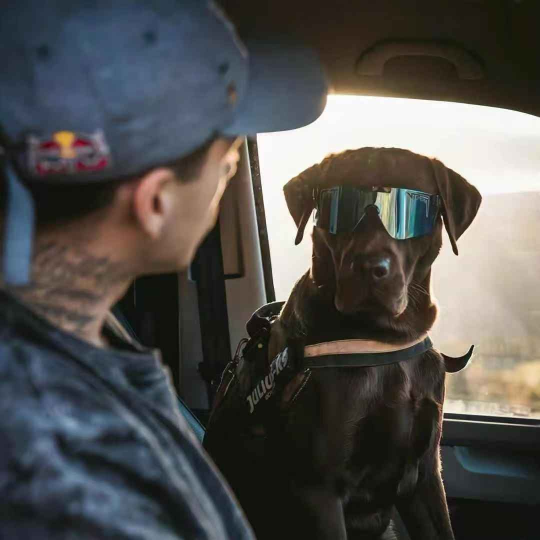
#> input picture people and dog.jpg, 1080 x 1080 px (shown at 1/2 size)
$ jupyter execute '2.3 ROI区域.ipynb'
#> lines starting #> are read from the running program, lines starting #| are printed output that depends on the picture
[cell 1]
import cv2

img = cv2.imread('people and dog.jpg')
#> img is the input picture: shape (1080, 1080, 3); mean B, G, R 77.9, 80.1, 81.3
if img is None:
    print("错误：找不到图片")
else:
    #通过数组切片获取ROI：img[起始y：结束y， 起始x：结束x]
    #x对应宽（列）， y对应高（行）
    rio = img[270:750, 500:1000]
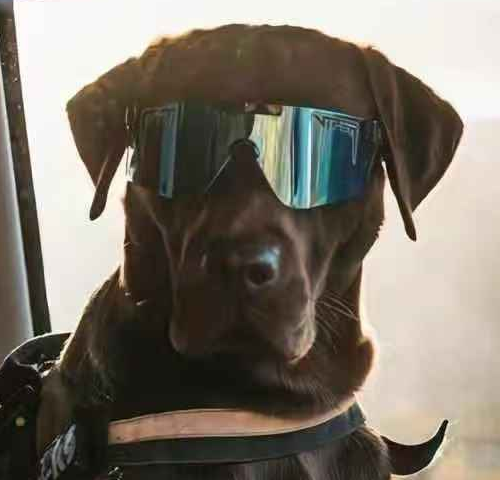
#> rio: shape (480, 500, 3); mean B, G, R 106, 116.9, 124.2

    #显示ROI区域
    cv2.imshow('RIO Window', rio)
    cv2.waitKey(0)
    cv2.destroyAllWindows()


$ run again, with atmqq-drszl.jpg copied over people and dog.jpg
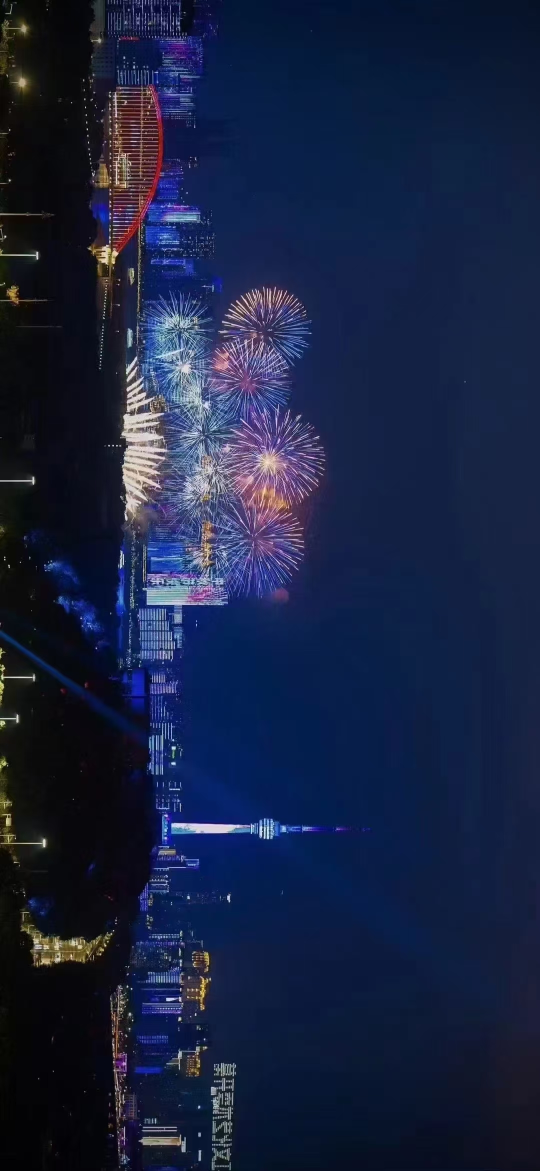
#> input picture atmqq-drszl.jpg, 1080 x 2342 px (shown at 1/2 size)
#> img is the input picture: shape (2342, 1080, 3); mean B, G, R 65, 34.5, 24.4
#> `rio = img[270:750, 500:1000]`:
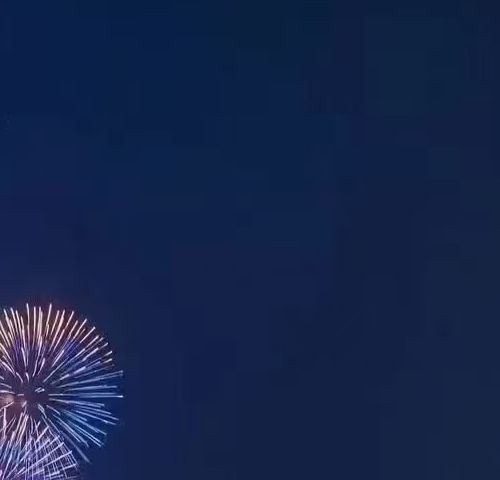
#> rio: shape (480, 500, 3); mean B, G, R 74.7, 37.1, 21.6

$ run again, with ceishi1.jpg copied over people and dog.jpg
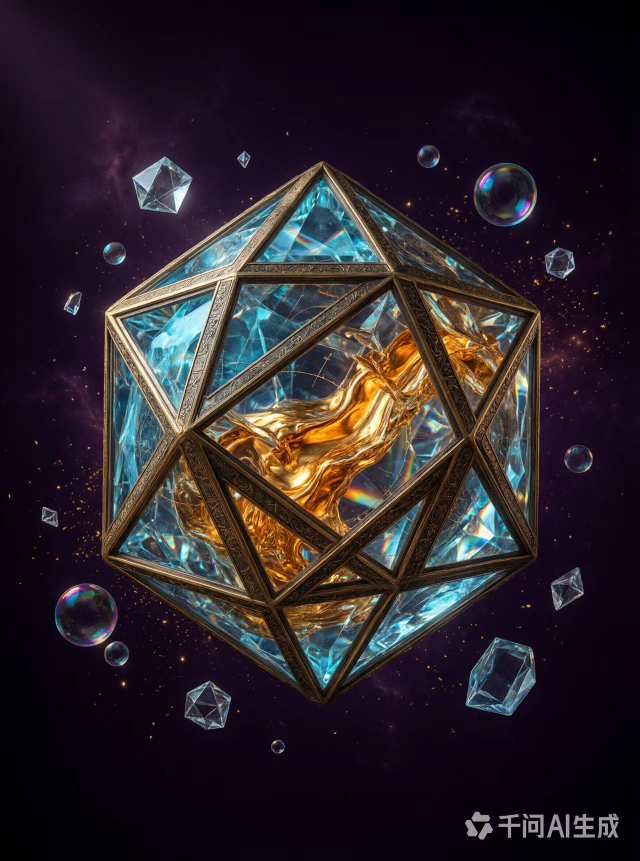
#> input picture ceishi1.jpg, 1280 x 1722 px (shown at 1/2 size)
#> img is the input picture: shape (1722, 1280, 3); mean B, G, R 41.2, 35.2, 43.7
#> `rio = img[270:750, 500:1000]`:
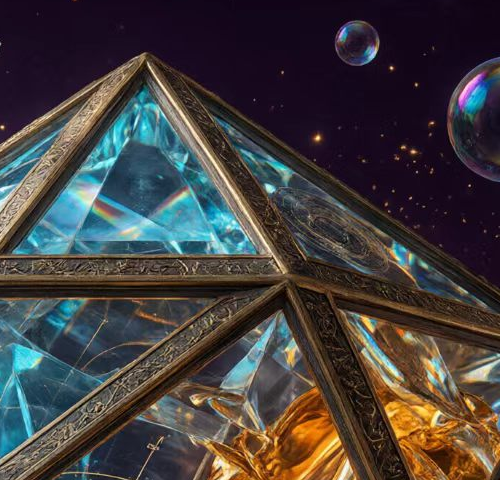
#> rio: shape (480, 500, 3); mean B, G, R 62.2, 62.8, 67.5

$ run again, with ceishi3.jpg copied over people and dog.jpg
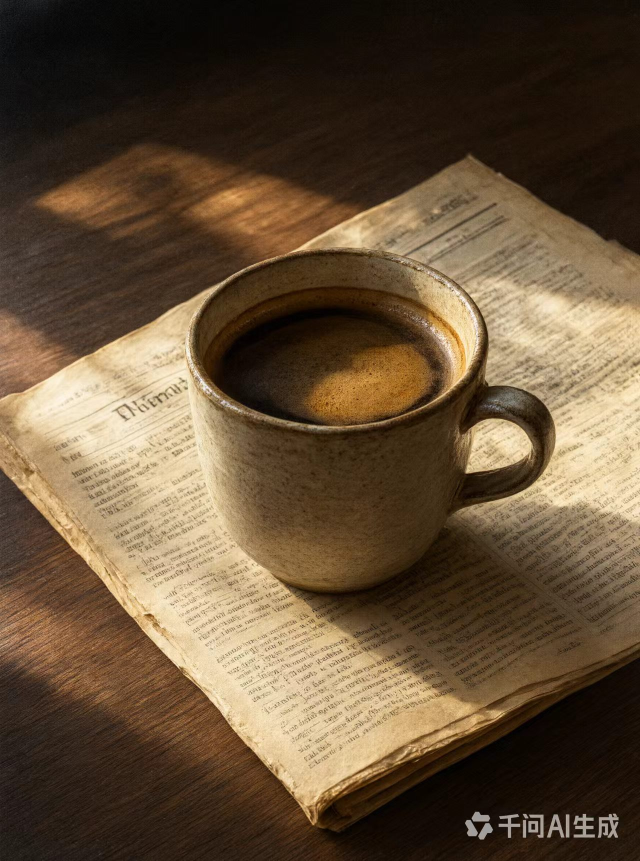
#> input picture ceishi3.jpg, 1280 x 1722 px (shown at 1/2 size)
#> img is the input picture: shape (1722, 1280, 3); mean B, G, R 56.4, 79.8, 100
#> `rio = img[270:750, 500:1000]`:
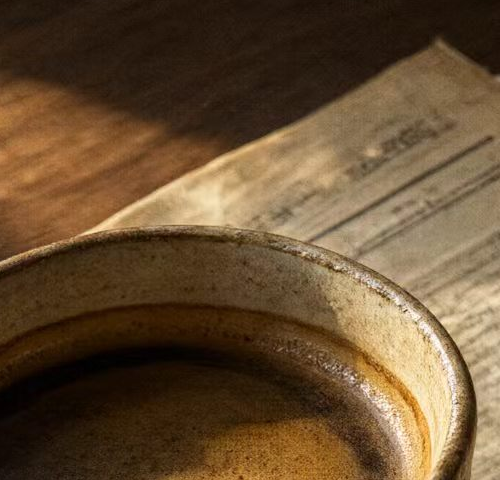
#> rio: shape (480, 500, 3); mean B, G, R 50.7, 78.6, 103
